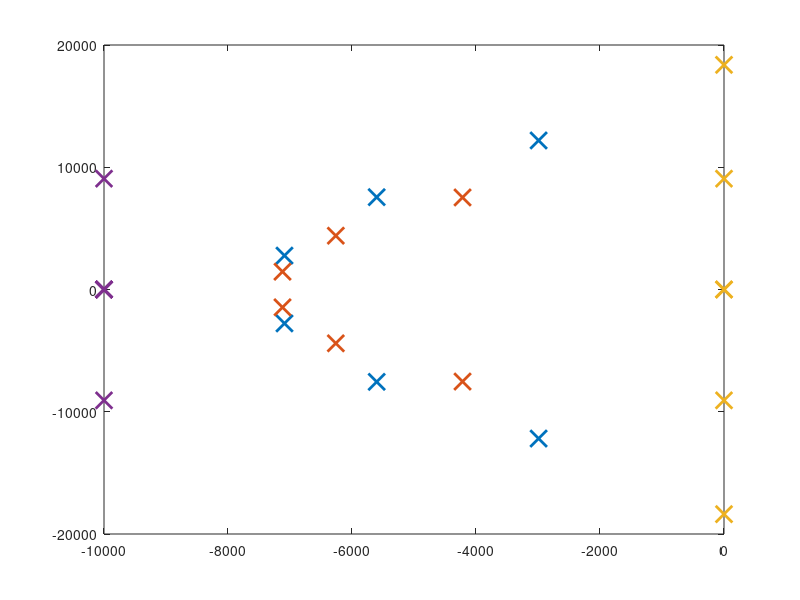

Recreate this plot in MATLAB. (Note: this script raises an error after producing the figure.)
%state space control design
clear
close all


printK = 1; 

Nin = 2; %2 input 2 output system
Nstate = 4; 
Nout = 2; 
% assume a nominal condition 
Lout = 300e-6; 
Cin= 20e-6; 
Cout = 10e-6;
% Nominal Condition
Vin = 30; 
Vout = 40; 
Io = 3; 
D1 = 0.4; 
D2 = 0.6; 

% State Equation (add dummy state for the pv current input)
A = [0, -D1/Cin -D2/Cin 0 ; 
     D1/Lout 0   0 -1/Lout  ;
     D2/Lout 0   0  1/Lout  ; 
     0  0.5/Cout  -0.5/Cout   0]; 
 
B = [-Io/Cin,-Io/Cin; Vin/Lout 0 ;0 Vin/Lout; 0 0 ;];


C =[1 0 0 0 ;  0 0 0 1];
%C = eye(size(A));
D = zeros(Nin,Nin); 

Ai = [zeros(6,2),[-C;A]];
Bi = [-D;B];
Ci = [zeros(2,2),C];
Di = D;

Gol  = ss(A,B,C,D); 
Goli = ss(Ai,Bi,Ci,Di);
pol  = pole(Goli);

pcl(1:2) = [-10000;-10000];
pcl(3:6) = pol(1:4) - 10000*ones(4,1);

p_itae = [-2.99+12.192j, -2.99-12.192j,-5.602+7.554j,-5.602-7.554j,-7.089+2.772j,-7.089-2.772j];
p_bess = [-4.217+7.530j,-4.217-7.530j,-6.261+4.402j,-6.261-4.402j, -7.121+1.454j, -7.121-1.454j];
pcl_itae = p_itae*1000;
pcl_bess = p_bess*1000; 

figure; plot(pcl_itae,'x','markersize',12,'linewidth',2); 
hold on; plot(pcl_bess,'x','markersize',12,'linewidth',2); 
hold on; plot(pol,'x','markersize',12,'linewidth',2);
hold on; plot(pcl,'x','markersize',12,'linewidth',2); 
% state feedback with integral
K = place(Ai,Bi,pcl);
Ki = K(:,1:2); 
Kp = K(:,3:end); 

Cx = eye(size(A));
Dx = zeros(size(B)); 

Golx = ss(A,B,Cx,Dx); 
s = tf('s');
%Kp = place(A,B,pole(Gol)-1000); 
Gclx = C*feedback(Golx,Kp);%*note that this need to rethink about the pole locations! 
Gcl = feedback(-Gclx*Ki/s,ss(eye(2)));
figure; 
h1 = pzplot(Golx); hold on; 
h2 = pzplot(Gcl); 
set(h1.allaxes.Children(1).Children, 'MarkerSize', 12,'linewidth',2);
set(h2.allaxes.Children(2).Children, 'MarkerSize', 12,'linewidth',2);
legend('Open Loop Poles','Closed Loop Poles');

%% feedforward term (can do so much, you will need integral action in general to account for all kinds of uncertainty) 
% yss = [0,0]';
% Nxu = ([A,B;C,D])\[zeros(4,2);eye(2)];
% Nx = Nxu(1:4,:); Nu = Nxu(5:6,:);
% Nff = Nu+Kp*Nx; % feedforward term
% uss = Nu*yss;


load SPICE_IV.mat
% Initial conditons
Vg = 40; 
Vin = 40; 
I1 = 0; I2 = 0; 
Vo1 = 10; Vo2 =25; 
x0 = [Vin;I1;I2;Vo1];
xd = [32,3,3,13]';
D0 = [0.5;0.8333];
D = D0; 
solver_options = odeset('RelTol',1e-9);

% Simulation Setup
fsw = 100e3; 
tcy = 1/fsw; 
tspan = 1e-3;
tstep = linspace(0,tspan,tspan/tcy); 



err_int = [0 0]'; 

for ii = 1:length(tstep)-1
    
[t,x] = ode45(@(t,x) sim_dynamics(t,x,IV_curve,D),[0,tstep(2)],x0,solver_options);
y = C*x'; 
x0 = x(end,:)'; 
err = x0-xd; 
err_int = C*err*tcy+err_int; 

D = D0 - Kp*err + Ki*err_int; % pay close attention to the sign! 

D = max(min(D,0.999),0.001); % avoid saturation

ylog(:,ii) = C*err;%y(:,end); 
Ilog(:,ii) = x0(2:3)';
Dlog(:,ii) = D; 
end

figure; 
subplot(3,1,1);
h = plot(tstep(1:end-1),ylog); 
xlabel('Time'); 
ylabel('Voltage'); legend('Vin','Vo1'); 
my_plot_setting(h);

subplot(3,1,2);
h = plot(tstep(1:end-1),Dlog); 
xlabel('Time'); 
ylabel('Duty Ratio'); legend('D1','D2'); 
my_plot_setting(h);

subplot(3,1,3);
h = plot(tstep(1:end-1),Ilog); 
xlabel('Time'); 
ylabel('Current'); legend('I_{L1}','I_{L2}'); 
my_plot_setting(h);


if printK == 1
   for ii = 1:Nin
       for jj = 1:Nstate
       mat_index = [num2str(ii),num2str(jj)];
       fprintf(['.param kp', mat_index,'=',num2str(Kp(ii,jj)),'\n']); 
       end
   end
   
   for ii = 1:Nin
       for jj = 1:Nout
           mat_index = [num2str(ii),num2str(jj)];
           fprintf(['.param ki', mat_index,'=',num2str(Ki(ii,jj)),'\n']); 
       end
   end
end

% Cx = eye(size(A));
% Dx = zeros(size(B)); 
% 
% Golx = ss(A,B,Cx,Dx); 
% Loop_tf = Golx*Kp; 
% 
% % desired steady state 

% 
% Gclx = C*inv(eye(4)+Loop_tf)*Golx*Nff;%*note that this need to rethink about the pole locations! 
% figure; step(Gol); 
% figure; step(Gclx)


% Integral Control if needed
% Ki = [0.1 0 ; 0 0.01];
% Gcl = inv(eye(size(Nin)) + GLoop)*GLoop; 
% 
% figure; 
% step(Gcl)








